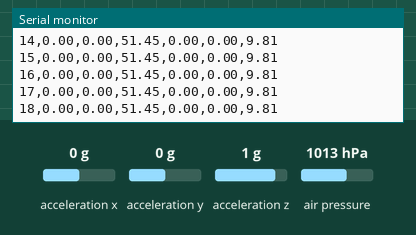
This sketch was run on a simulated Arduino Uno, built with avr-gcc and run on an emulated ATmega328P. On the bench: the last lines printed to the serial monitor. The inputs (shaded band) are chosen by the test bench; at power-on: acceleration x 0 g, acceleration y 0 g, acceleration z 1 g, air pressure 1013 hPa. No radio packets arrive unless stated.

Above: at 1.2 s.
1.3 s: acceleration x set to -1.4 g
At 1.31 s:
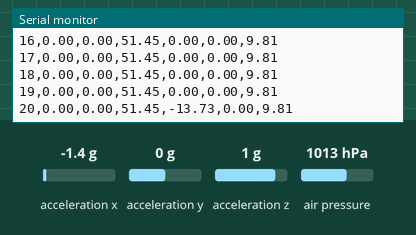
2.8 s: acceleration y set to -1.4 g
At 2.85 s:
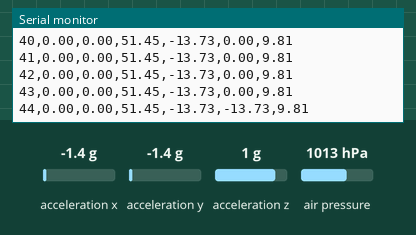
5.8 s: acceleration z set to -1.4 g
At 5.8 s:
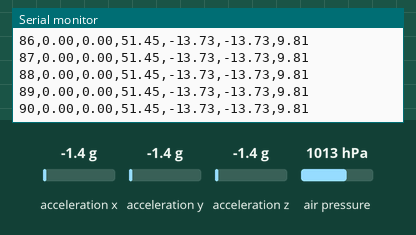
7.3 s: acceleration x set to 0 g
At 7.34 s:
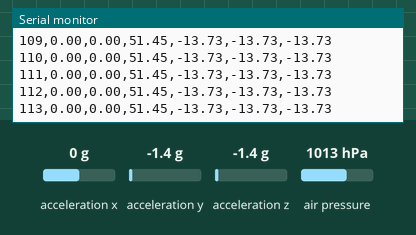
10.3 s: air pressure set to 952 hPa
At 10.3 s:
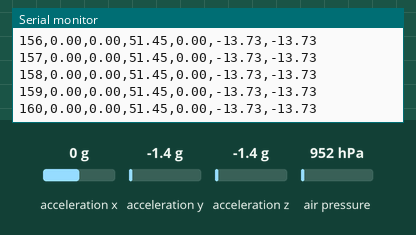
11.8 s: acceleration y set to 0 g
At 11.84 s:
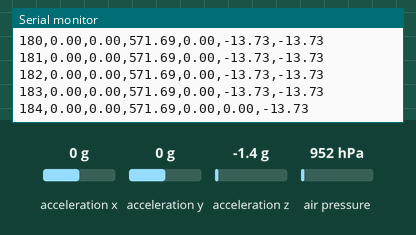
Timing chart, 0 to 14.8 s (numbered marks = the images above; inputs shaded):
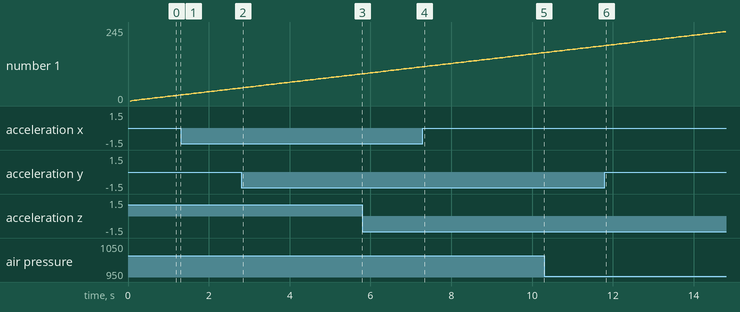

The sketch:

cansat_lora.ino
```cpp
#include <SPI.h>
#include <LoRa.h>
#include <Wire.h>
#include <Adafruit_Sensor.h>
#include "Adafruit_BMP3XX.h"
#include <Adafruit_ADXL345_U.h>


#define SEALEVELPRESSURE_HPA (1019.2)

Adafruit_BMP3XX bmp;
/* Assign a unique ID to this sensor at the same time */
Adafruit_ADXL345_Unified accel = Adafruit_ADXL345_Unified(12345);


String mensaje = "";
String temperatura = "";
String presion = "";
String altitud = "";

int counter = 0;


void setup() {
  Serial.begin(9600);
  while (!Serial);

  Serial.println("LoRa Sender");
  if (!LoRa.begin(915E6)) {
    Serial.println("Starting LoRa failed!");
    while (1);
  }

  Serial.println("Adafruit BMP388 / BMP390 test");
  if (!bmp.begin_I2C()) {   // hardware I2C mode, can pass in address & alt Wire
  //if (! bmp.begin_SPI(BMP_CS)) {  // hardware SPI mode
  //if (! bmp.begin_SPI(BMP_CS, BMP_SCK, BMP_MISO, BMP_MOSI)) {  // software SPI mode
    Serial.println("Could not find a valid BMP3 sensor, check wiring!");
    while (1);
  }
  // Set up oversampling and filter initialization
  bmp.setTemperatureOversampling(BMP3_OVERSAMPLING_8X);
  bmp.setPressureOversampling(BMP3_OVERSAMPLING_4X);
  bmp.setIIRFilterCoeff(BMP3_IIR_FILTER_COEFF_3);
  bmp.setOutputDataRate(BMP3_ODR_50_HZ);

  /* Initialise the sensor */
  if(!accel.begin())
  {
    /* There was a problem detecting the ADXL345 ... check your connections */
    Serial.println("Ooops, no ADXL345 detected ... Check your wiring!");
    while(1);
  }

  /* Set the range to whatever is appropriate for your project */
  accel.setRange(ADXL345_RANGE_16_G);
  // accel.setRange(ADXL345_RANGE_8_G);
  // accel.setRange(ADXL345_RANGE_4_G);
  // accel.setRange(ADXL345_RANGE_2_G);

}


void loop() {
  sensors_event_t event;
  accel.getEvent(&event);

 /*
  //Serial.print("Sending packet: ");
  Serial.println(counter);
  Serial.println(bmp.temperature);
  Serial.println(bmp.pressure / 100.0);
  Serial.println(bmp.readAltitude(SEALEVELPRESSURE_HPA));
*/

  mensaje = String(counter)+","+String(bmp.temperature)+","+String(bmp.pressure / 100.0)+","+ String(bmp.readAltitude(SEALEVELPRESSURE_HPA))+","+String(event.acceleration.x)+","+String(event.acceleration.y)+","+String(event.acceleration.z)+"\n";
  Serial.print(mensaje);

  // send packet
  LoRa.beginPacket();
  LoRa.print(mensaje);
  LoRa.endPacket();

  counter++;

}
```

Measured:
- after the input at 1.3 s, the serial monitor: prints a new line at once (image 1)
